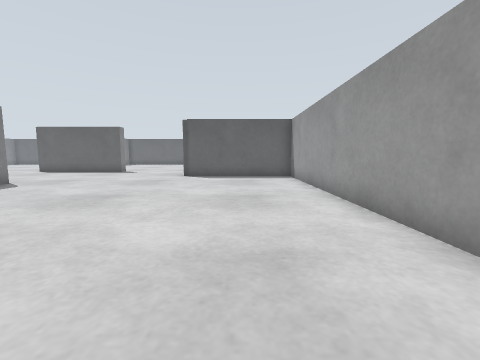
view 1 (above)

20 first-person views from a walk through a robot-simulator world made for Gazebo. The camera is 0.23 m above the floor, tilts 6° down and sees 90° across. The floor is counted in squares, 0.2 m on a side. Each view is taken from the middle of a square. On the plan, view 1 faces up. The plan holds only what a view shows up to about 11 squares ahead; the rest is blank. The place goes on beyond the plan.

view 2
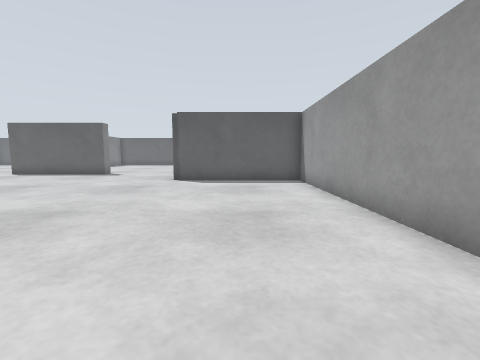

view 3
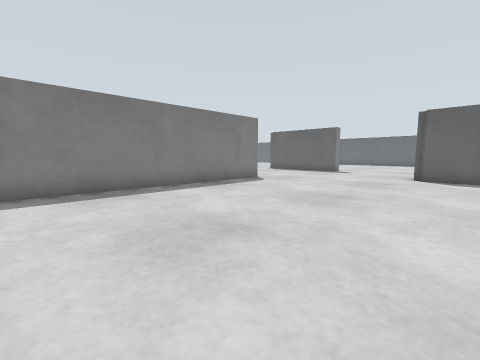

view 4
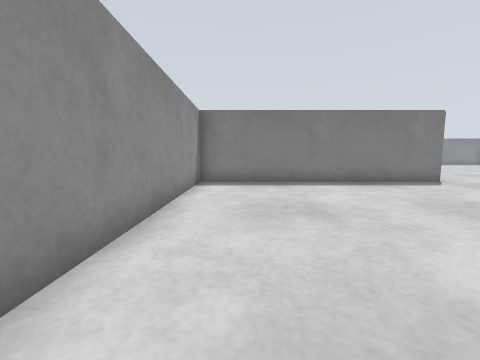

view 5
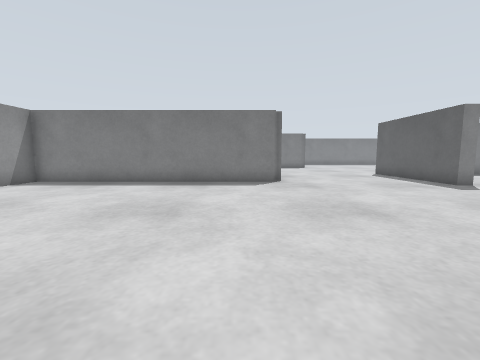

view 6
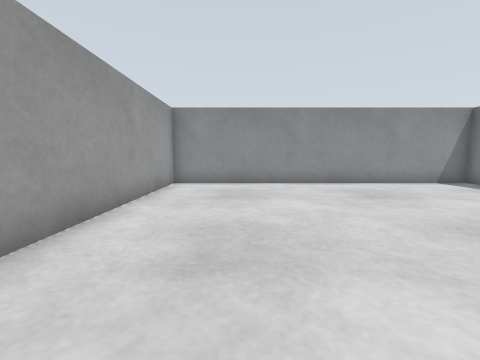

view 7
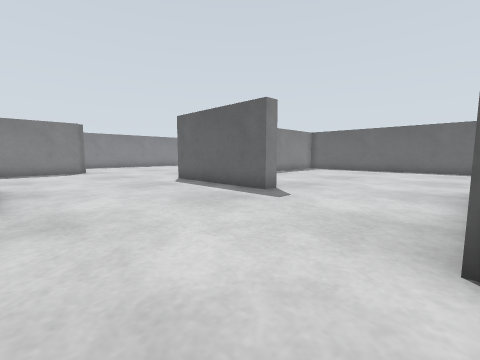

view 8
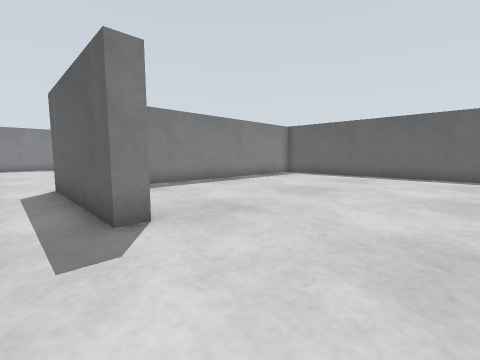

view 9
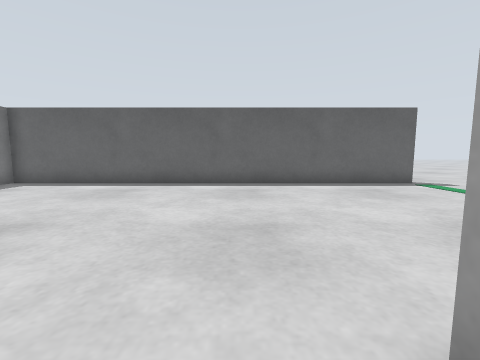

view 10
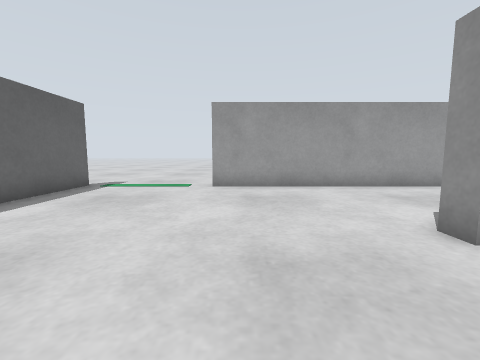

view 11
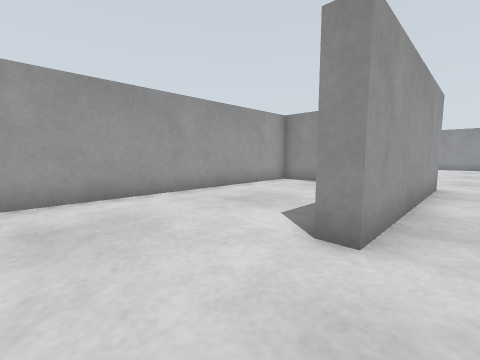

view 12
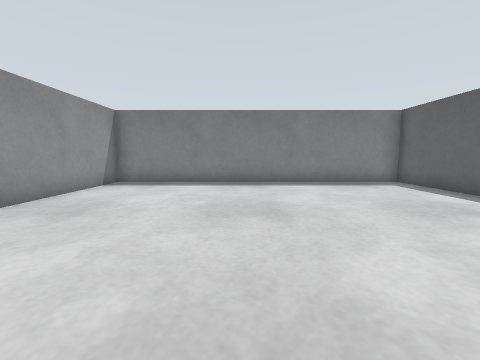

view 13
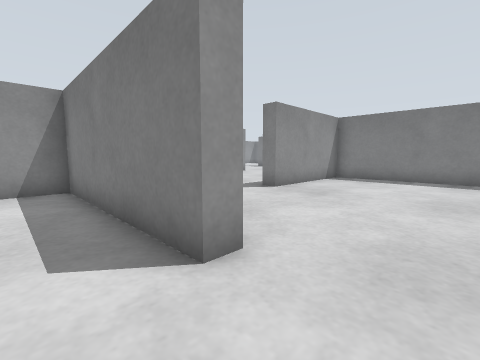

view 14
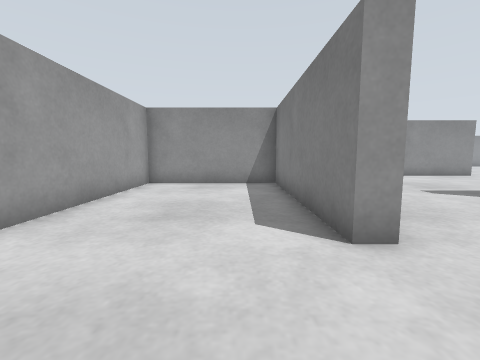

view 15
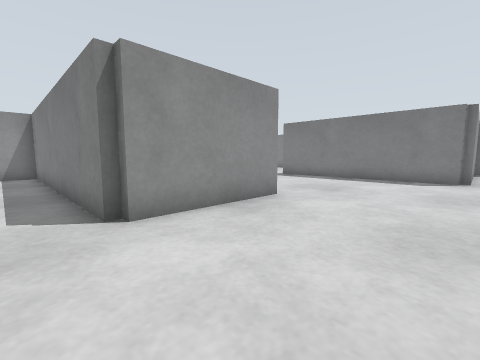

view 16
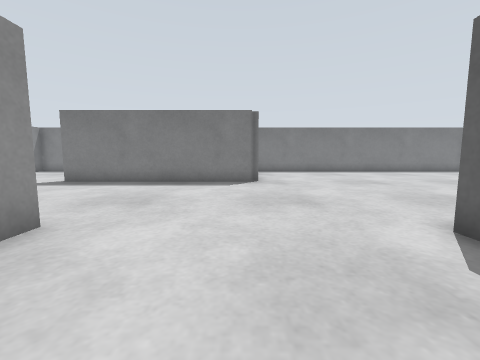

view 17
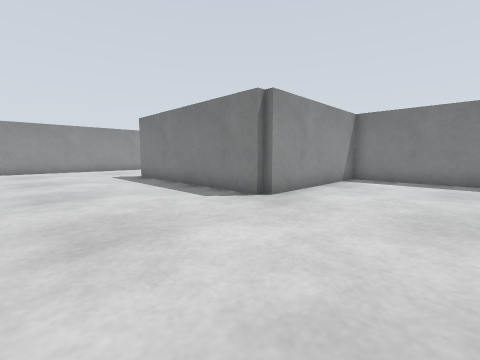

view 18
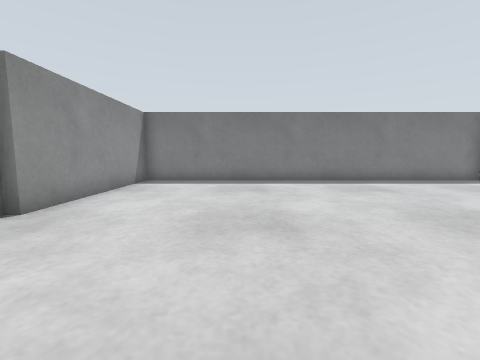

view 19
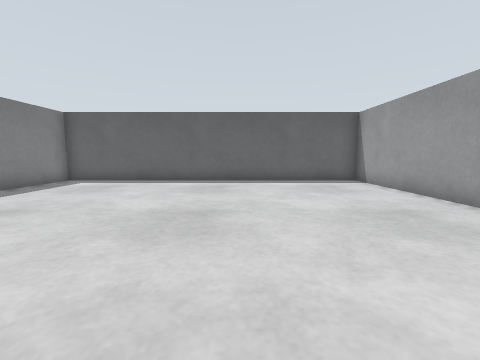

view 20
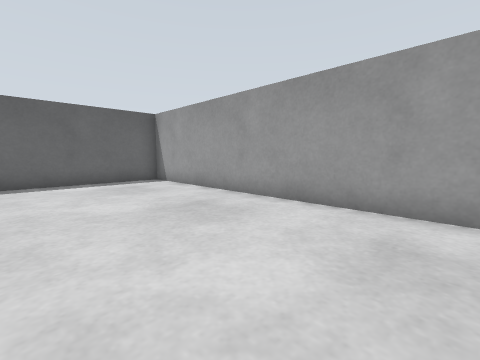

### Floor plan
Points are (right, up) in squares from view 1. A wall is a line through its corners. A room is listed if a view was taken in it or the views show most of it. See-through windows are left out.
Room 1 (views 1, 2, 3, 4, 5, 6, 7, 8, 15)
walls: (-3.1, 13) (-3.1, 15.5); (-9.2, 9.5) (-9.2, -0.7) (2.7, -0.7) (2.7, 12.7) (-2.8, 12.7)
ways out: opening at (-5.5, 16.5) to room 2; opening at (-8.7, 12.5) to room 3
Room 2 (views 9, 10, 11, 12, 13, 14)
walls: (-3.1, 15.5) (-3.1, 20) (-2.5, 20) (-2.5, 13.3) (2.7, 13.3) (2.7, 24); (3.1, 28.7) (-13.2, 28.7) (-13.2, 16.8) (-8, 16.8) (-8, 16.2)
ways out: opening at (-5.5, 16.5) to room 1; opening at (3, 26)
Room 3 (views 16, 17, 18, 19, 20)
walls: (-13.8, 17.9) (-13.8, 28.7) (-26.7, 28.7) (-26.7, 13.8) (-20.2, 13.8) (-20.2, 8.4); (-20.6, 13.5) (-20.1, 13.5); (-13.9, 9.8) (-9.5, 9.8); (-8, 16.2) (-13.5, 16.2); (-9.6, 9.5) (-9.2, 9.5)
ways out: opening at (-8.7, 12.5) to room 1; opening at (-16.5, 9.5)

Positions as (right, up) in squares from view 1, and headings:
1: (0, 0), facing up
2: (0, 2), facing up
3: (-1, 0), facing up-left
4: (1, 1), facing left
5: (1, 8), facing left
6: (0, 9), facing down
7: (-3, 10), facing up-left
8: (-4, 15), facing up-left
9: (-4, 19), facing up
10: (-6, 23), facing right
11: (-4, 23), facing down-right
12: (-3, 22), facing left
13: (-1, 22), facing down-left
14: (-1, 23), facing down
15: (-8, 14), facing down-left
16: (-10, 13), facing left
17: (-15, 18), facing down-left
18: (-16, 18), facing left
19: (-19, 18), facing up
20: (-19, 18), facing up-right
